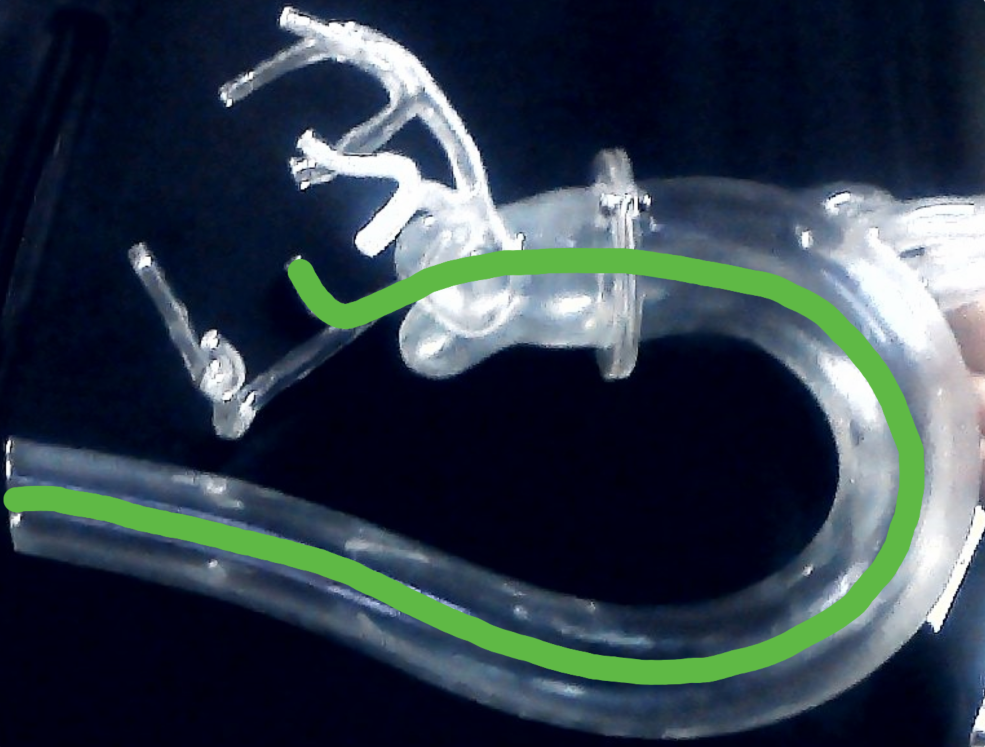
#> input picture images/path/path1-1.png, 985 x 747 px
$ python test2.py
#> lines starting #> are read from the running program, lines starting #| are printed output that depends on the picture; after the words box and inside, x2 and y2 are one past the last pixel; in counts of white or black regions, pixels touching at a corner belong together
import numpy as np
from cv2 import cv2

def generate_home(paths):
    back_img = np.zeros((300, 800, 3), np.uint8)
    count = 0
    for path in paths:
        img = cv2.imread(path)
#> img is the input picture: shape (747, 985, 3); mean B, G, R 73.1, 61.5, 48.1
        img = cv2.resize(img ,(200, 200), interpolation=cv2.INTER_AREA)
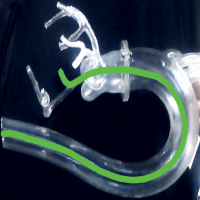
#> img: shape (200, 200, 3); mean B, G, R 73.1, 61.4, 48.1
        back_img[50: 250, 50 + 250 * count: 250 + 250 * count] = img
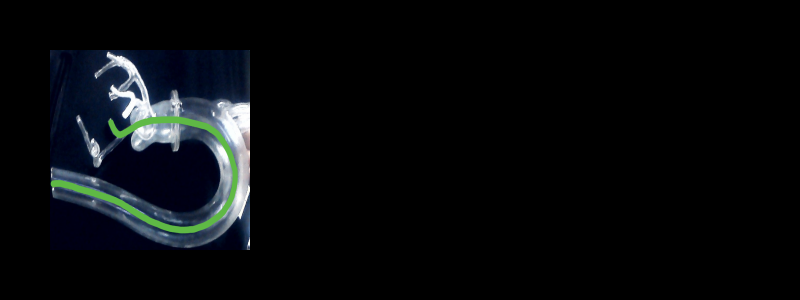
#> back_img: shape (300, 800, 3); mean B, G, R 12.2, 10.2, 8
        name = path.split('/')[-1]
        cv2.putText(back_img, name, (120 + 250 * count, 270), cv2.FONT_HERSHEY_SIMPLEX, 0.5, (255, 255, 255), 1, cv2.LINE_AA)
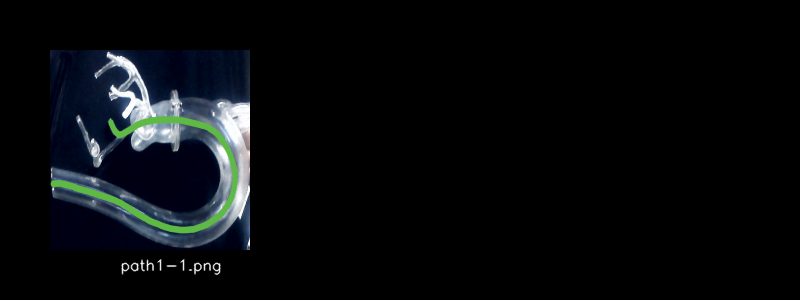
#> back_img: shape (300, 800, 3); 0.25% of pixels changed, all inside (x1, y1, x2, y2) = (121, 259, 221, 276)
        count += 1
        if count >= 3:
            break
#> pass 2 of the loop in generate_home, `for path in paths:`:
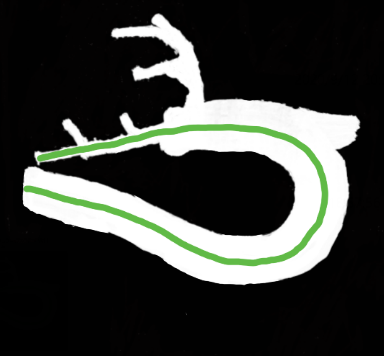
#> input picture images/path/path1.png, 384 x 356 px
#> in generate_home, img is the input picture: shape (356, 384, 3); mean B, G, R 56.4, 60.1, 57.5
#> in generate_home, `img = cv2.resize(img ,(200, 200), interpolation=cv2.INTER_AREA)`:
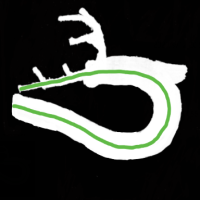
#> img: shape (200, 200, 3); mean B, G, R 56.4, 60.2, 57.5
#> in generate_home, `cv2.putText(back_img, name, (120 + 250 * count, 270), cv2.FONT_HERSHEY..`:
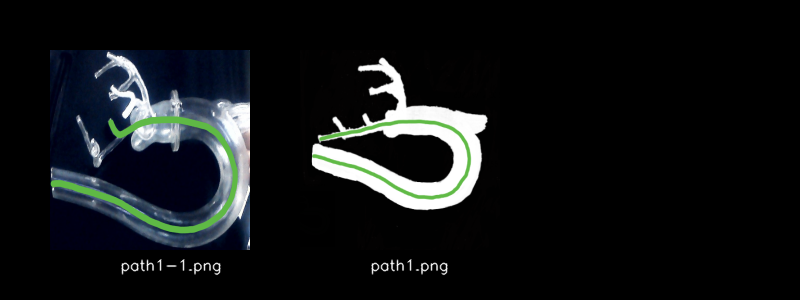
#> back_img: shape (300, 800, 3); mean B, G, R 22.1, 20.8, 18.1
#> pass 3 of the loop in generate_home, `for path in paths:`:
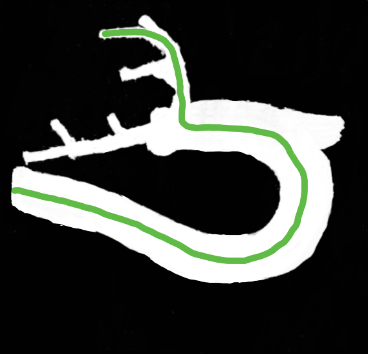
#> input picture images/path/path2.png, 368 x 354 px
#> in generate_home, img is the input picture: shape (354, 368, 3); mean B, G, R 58.1, 61.8, 59.2
#> in generate_home, `img = cv2.resize(img ,(200, 200), interpolation=cv2.INTER_AREA)`:
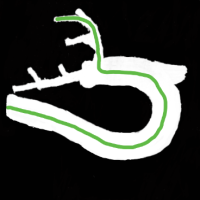
#> img: shape (200, 200, 3); mean B, G, R 58.1, 61.8, 59.2
#> in generate_home, `cv2.putText(back_img, name, (120 + 250 * count, 270), cv2.FONT_HERSHEY..`:
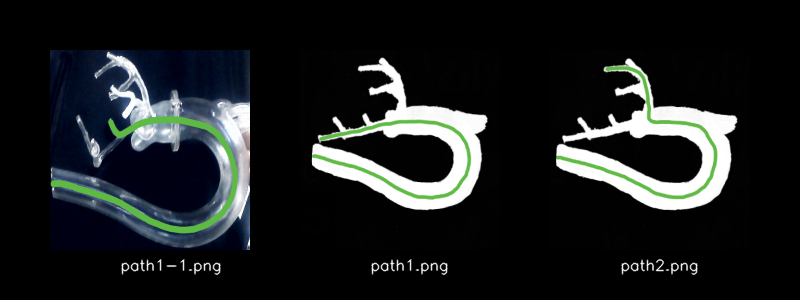
#> back_img: shape (300, 800, 3); mean B, G, R 32, 31.4, 28.3
    return back_img


paths = ['images/path/path1-1.png', 'images/path/path1.png', 'images/path/path2.png', 'images/path/path3.png']
back_img = generate_home(paths)
cv2.imshow("back", back_img)
cv2.waitKey()
cv2.destroyAllWindows()
